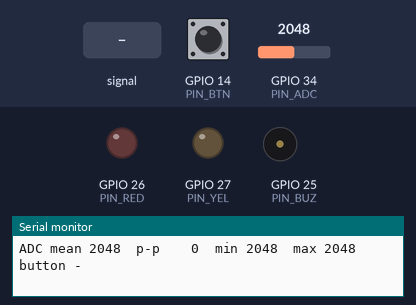
Simulated run of this sketch. Board: ESP32. Shown: output pins drawn as LEDs (lit = HIGH), buzzer (waves = sounding, pin HIGH), the last lines printed to the serial monitor. Inputs (shaded band) come from the test bench; at power-on: GPIO 14 (PIN_BTN) HIGH, GPIO 34 (PIN_ADC) = 2048 (analog values on the 0–4095 scale).

Above: at 1.9 s.
2.0 s: GPIO 34 (PIN_ADC) fed a 200 Hz sine of ±327 counts around its level
At 2.41 s:
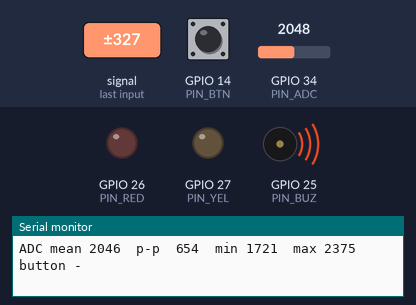
5.0 s: GPIO 14 (PIN_BTN) pulled LOW for 1 s
At 5.47 s:
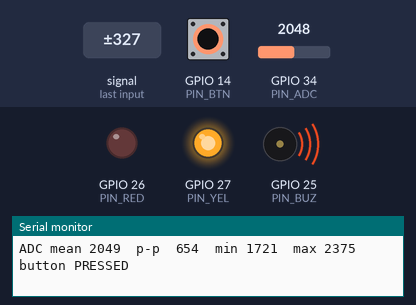
8.0 s: GPIO 34 (PIN_ADC) set to 2866
At 9.2 s:
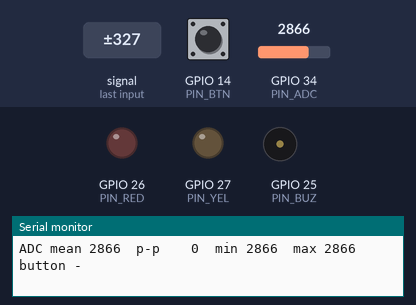
9.5 s: GPIO 14 (PIN_BTN) pulled LOW for 0.15 s
At 9.73 s:
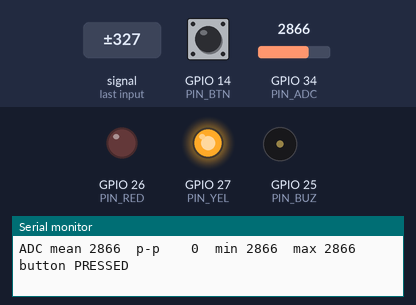
11.1 s: GPIO 14 (PIN_BTN) pulled LOW for 3.2 s
At 15.5 s:
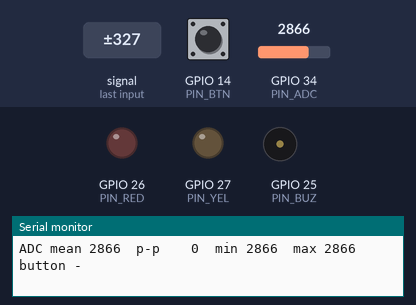
15.8 s: GPIO 34 (PIN_ADC) set to 1058
17.3 s: GPIO 34 (PIN_ADC) set to 970
Timing chart, 0 to 20.3 s (numbered marks = the images above; inputs shaded):
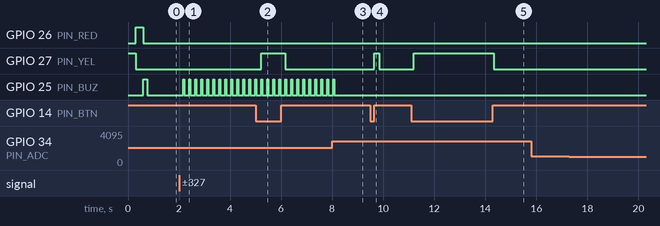

Measured:
- after the input at 2.0 s, GPIO 25 (PIN_BUZ): alternates HIGH for 0.04 s and LOW for 0.20 s, starting after 0.16 s
- after the input at 5.0 s, GPIO 27 (PIN_YEL): LOW → HIGH after 0.22 s, → LOW 0.94 s later
- after the input at 8.0 s, GPIO 25 (PIN_BUZ): goes on until 8.1 s, then stays LOW
- after the input at 9.5 s, GPIO 27 (PIN_YEL): LOW → HIGH after 0.14 s, → LOW 0.20 s later
- after the input at 11.1 s, GPIO 27 (PIN_YEL): LOW → HIGH after 0.10 s, → LOW 3.1 s later

The sketch:

bringup_test.ino
```cpp
// bringup_test.ino - checks the breadboard one part at a time.
// Board: "ESP32 Dev Module". Open Serial Monitor at 115200 baud.
const int PIN_ADC = 34;   // filtered piezo signal (blue wire from i35)
const int PIN_BUZ = 25;   // BC548 base through 1 kOhm
const int PIN_RED = 26;   // red LED (skip if you don't have one)
const int PIN_YEL = 27;   // yellow LED
const int PIN_BTN = 14;   // push button to GND

void setup() {
  Serial.begin(115200);
  pinMode(PIN_BUZ, OUTPUT);
  pinMode(PIN_RED, OUTPUT);
  pinMode(PIN_YEL, OUTPUT);
  pinMode(PIN_BTN, INPUT_PULLUP);
  analogReadResolution(12);                     // 0..4095
  analogSetPinAttenuation(PIN_ADC, ADC_11db);   // about 0..3.1 V range

  // power-on self test: yellow, red, beep
  digitalWrite(PIN_YEL, HIGH); delay(300); digitalWrite(PIN_YEL, LOW);
  digitalWrite(PIN_RED, HIGH); delay(300); digitalWrite(PIN_RED, LOW);
  digitalWrite(PIN_BUZ, HIGH); delay(150); digitalWrite(PIN_BUZ, LOW);
  Serial.println("self test done: yellow, red, beep");
}

void loop() {
  // 400 quick reads: mean = resting level, p-p = size of the vibration signal
  int lo = 4095, hi = 0;
  long sum = 0;
  for (int i = 0; i < 400; i++) {
    int v = analogRead(PIN_ADC);
    sum += v;
    if (v < lo) lo = v;
    if (v > hi) hi = v;
  }
  bool pressed = (digitalRead(PIN_BTN) == LOW);
  digitalWrite(PIN_YEL, pressed ? HIGH : LOW);
  if (hi - lo > 600) {                 // a hard tap on the piezo
    digitalWrite(PIN_BUZ, HIGH); delay(40); digitalWrite(PIN_BUZ, LOW);
  }
  Serial.printf("ADC mean %4ld  p-p %4d  min %4d  max %4d  button %s\n",
                sum / 400, hi - lo, lo, hi, pressed ? "PRESSED" : "-");
  delay(150);
}
```
